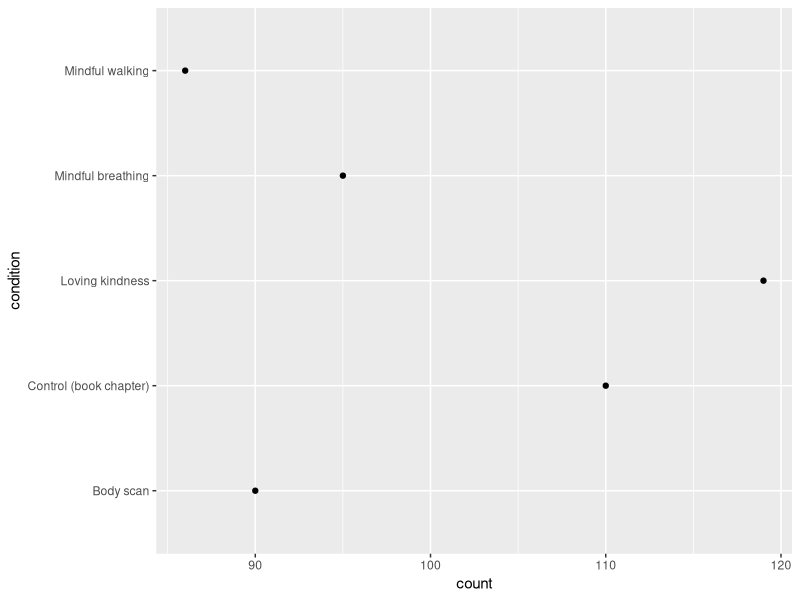
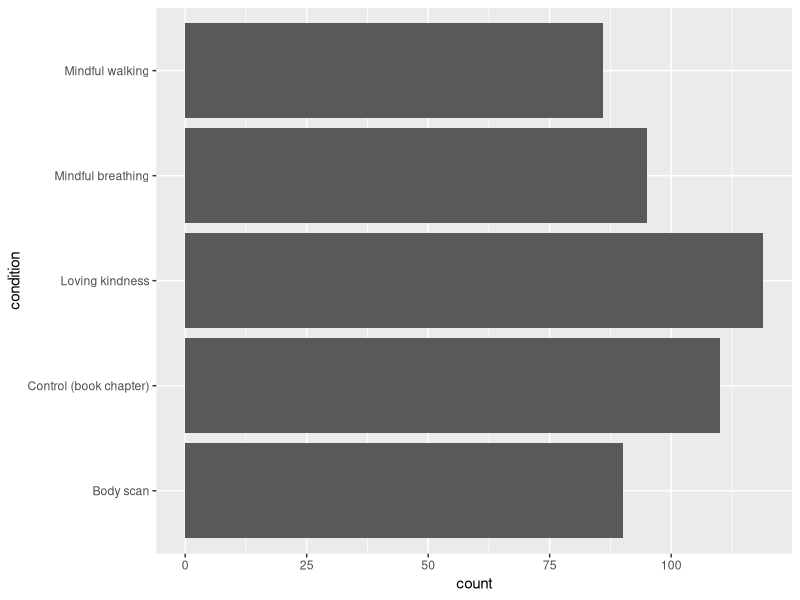
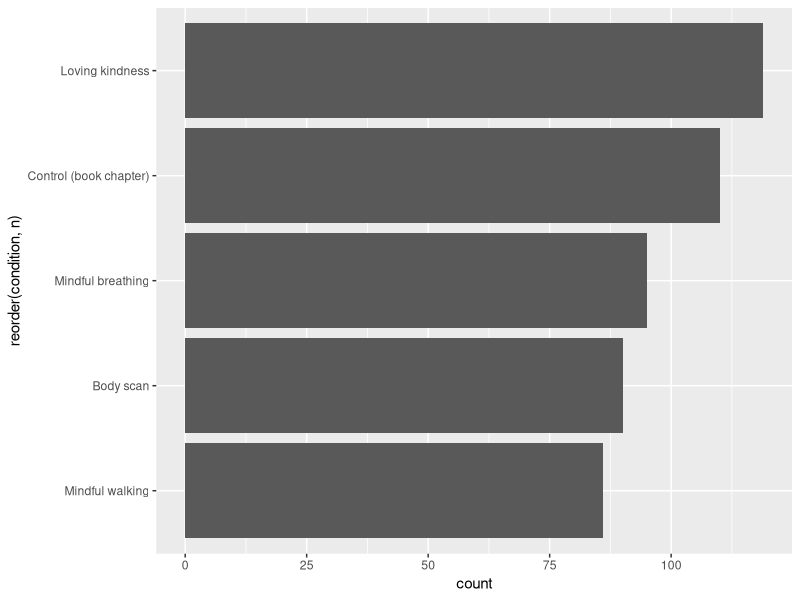
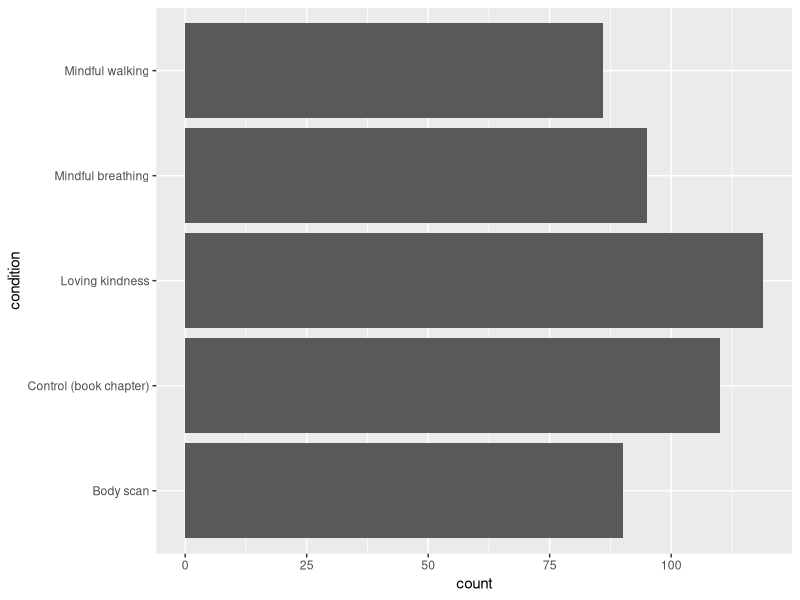
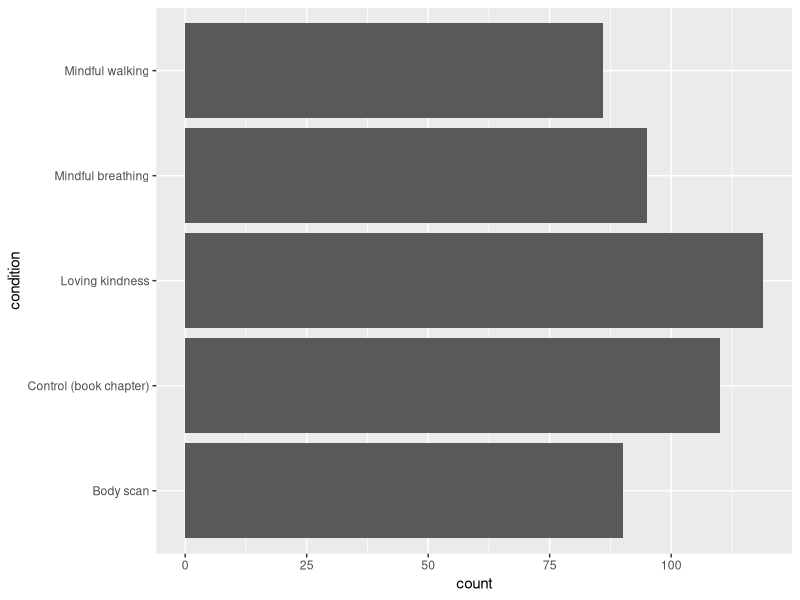
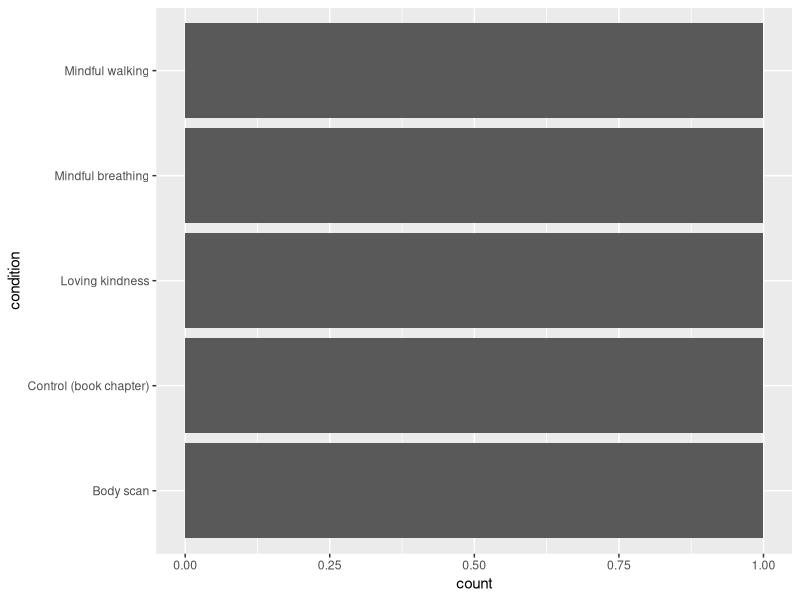
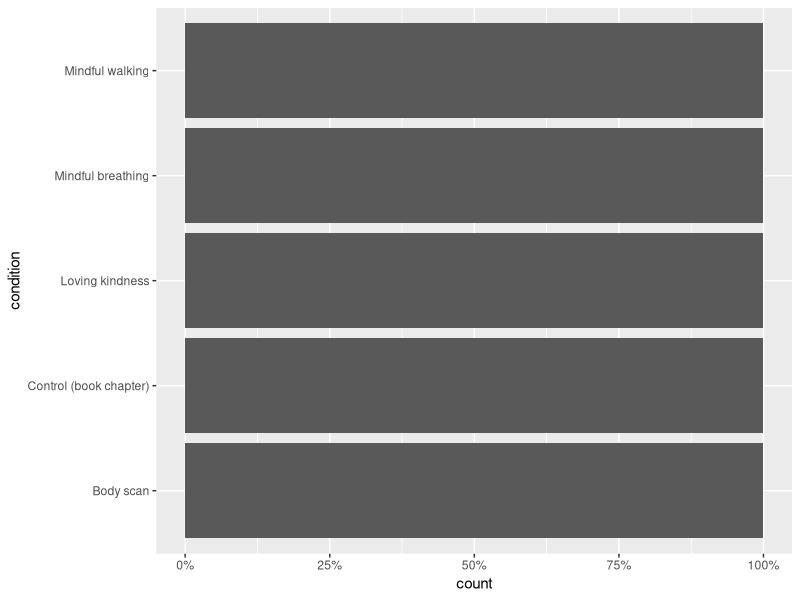
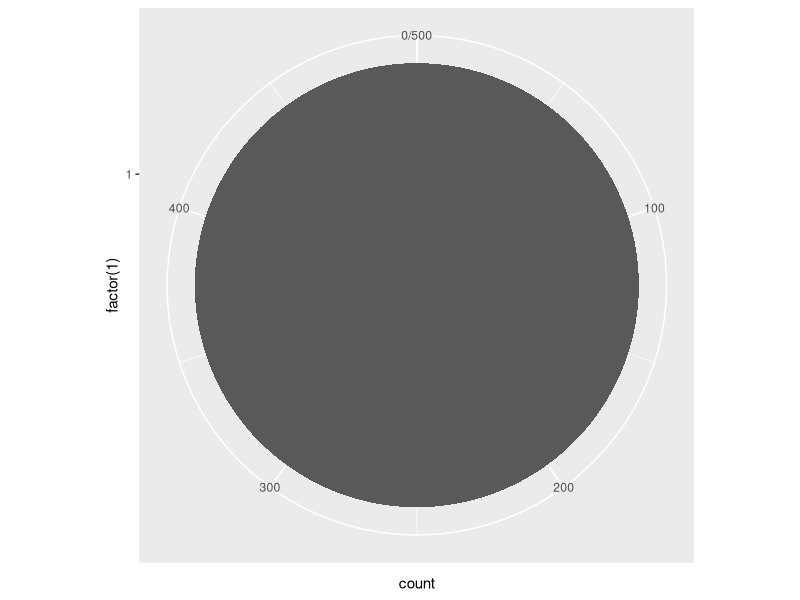

Recreate these plots in R, in order.
## ---- chunk 1
#| echo: false
#| output: false
library(readr)
library(ggplot2)

meditation = read_csv('data/meditation-stress-sample.csv')
## ---- chunk 2
ggplot(meditation, aes(y = condition)) +
    geom_point(stat = 'count')
## ---- chunk 3
ggplot(meditation, aes(y = condition)) +
    geom_bar(stat = 'count')
## ---- chunk 4
meditation |>
    dplyr::add_count(condition) |>
    ggplot(aes(y = reorder(condition, n))) +
        geom_bar()
## ---- chunk 5
ggplot(meditation, aes(y = condition, fill = gender)) +
    geom_bar()
## ---- chunk 6
ggplot(meditation, aes(y = condition, fill = gender)) +
    geom_bar(position = 'dodge')
## ---- chunk 7
ggplot(meditation, aes(y = condition, fill = gender)) +
    geom_bar(position = 'fill')
## ---- chunk 8
ggplot(meditation, aes(y = condition, fill = gender)) +
    geom_bar(position = 'fill') +
    scale_x_continuous(labels = scales::label_percent())
## ---- chunk 9
ggplot(meditation, aes(x = factor(1), fill = gender)) +
    geom_bar() +
    coord_polar(theta = 'y')
